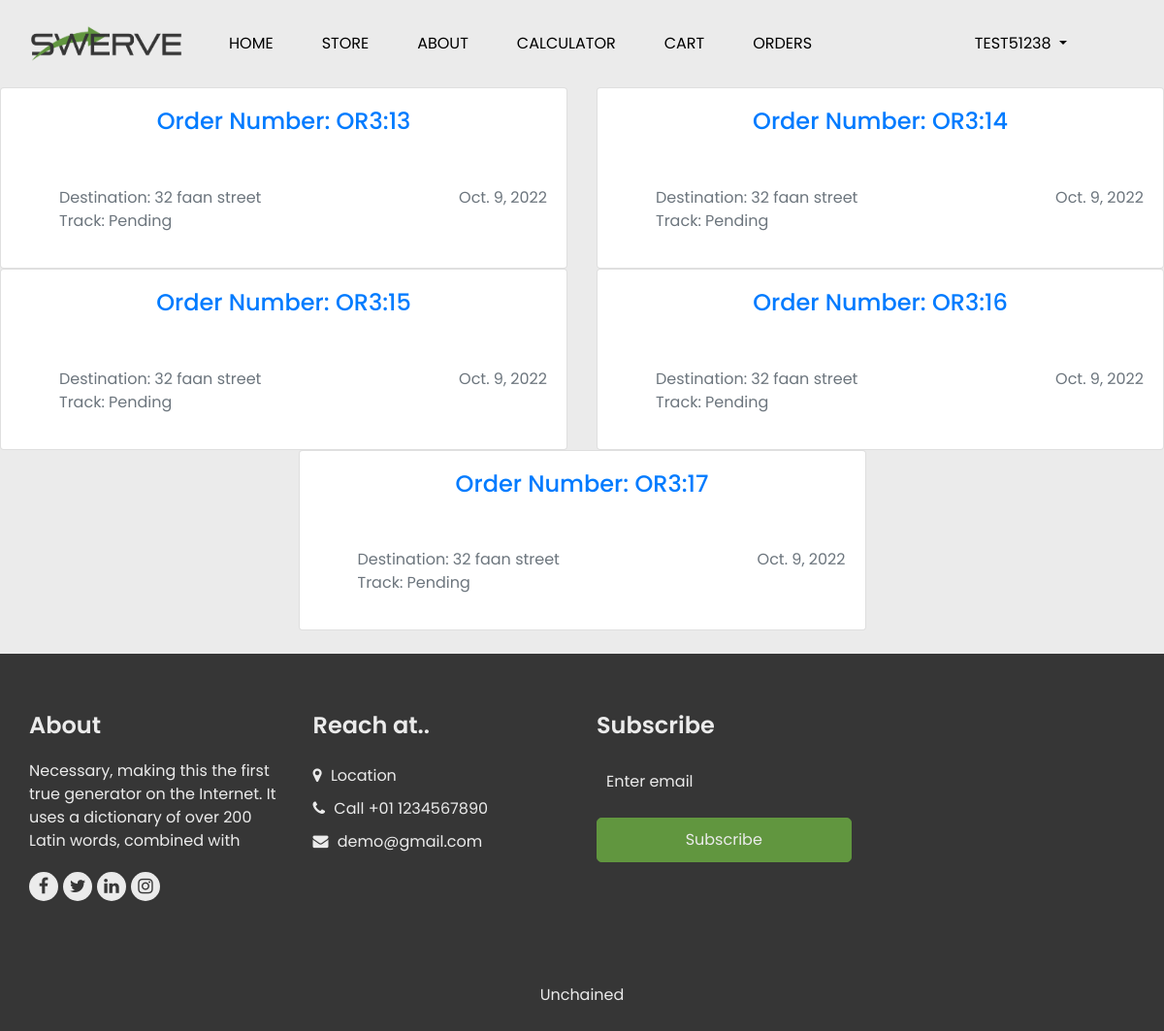
Before: /orders/ (signed in) with the older database file.
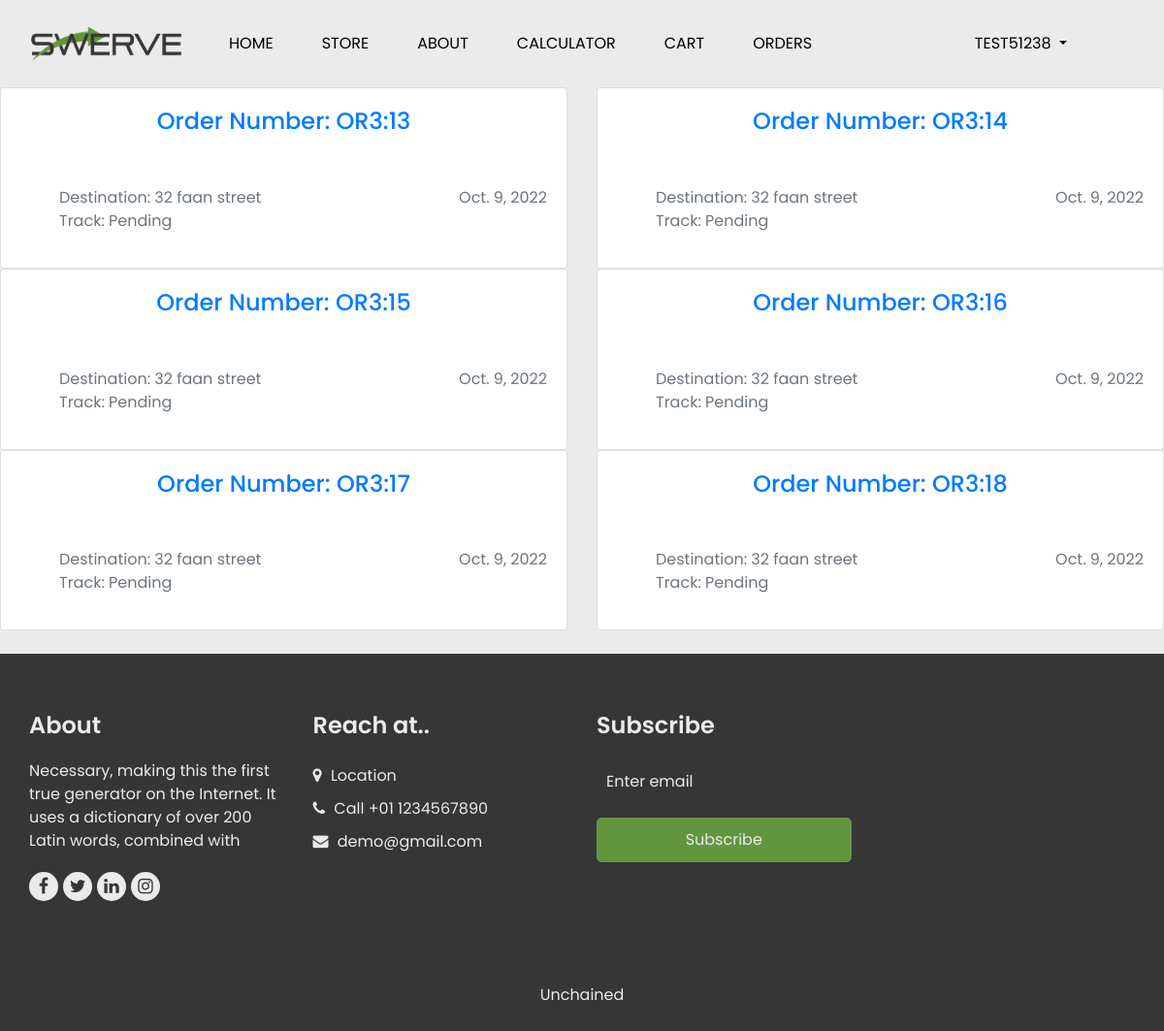
After: the same page with the newer database file.
### store/models.py (models this page shows, shortened)
class Order(models.Model):
    customer = models.ForeignKey(Customer, on_delete=models.CASCADE)
    date = models.DateField(default=datetime.datetime.today)
    status = models.CharField(
        max_length=100, choices=ORDER_STATUS, default='Pending')
    total_price = models.FloatField(default=0)
    order_number = models.CharField(max_length=100, default="")
    destination = models.CharField(max_length=100, default="")

### store/views.py (the view)
# urls.py: path('orders/', views.get_orders, name='get_orders'),
def get_orders(request):
    context = {}
    try:
        customer, created = Customer.objects.get_or_create(user=request.user)
        orders = Order.objects.filter(customer=customer)
        context = {'orders': orders}
    except Order.DoesNotExist:
        context = {'order': Order.objects.none()}
    return render(request, 'pages/orders.html', context)

### store/templates/pages/orders.html
{% extends 'master/main.html' %}
{% load crispy_forms_filters %}
{% load humanize %}
{% load static %}
{% block content %}
    <div class="row d-flex justify-content-center mt-100 mb-100">
        {% for order in orders %}
                <div class="col-lg-6">
                    <div class="card">
                        <div class="card-body text-center">
                            <a href="{% url 'get_receipt'  order.pk %}">
                            <h4 class="card-title m-b-0">Order Number: {{ order.order_number }}</h4>
                            </a>
                        </div>
                        <ul class="list-style-none">
                            <li class="d-flex no-block card-body">
                                <div>
                                    <span class="text-muted">Destination: {{ order.destination }} </span>
                                    <br>
                                    <span class="text-muted">Track: {{ order.status }} </span>
                                </div>
                                <div class="ml-auto">
                                    <div class="text-right">
                                        <span class="text-muted font-16">{{ order.date }}</span>
                                    </div>
                                </div>
                            </li>
                        </ul>
                    </div>
                </div>
        {% endfor %}
    </div>
{% endblock content %}

Changed rows visible on the page:
added Order: order_number "OR3:18", destination "32 faan street", status "Pending", date "Oct. 9, 2022"
